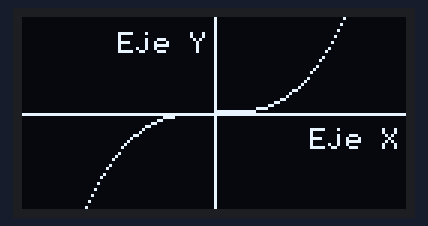
A sketch run on a simulated Arduino Uno, built with avr-gcc and run on an emulated ATmega328P. On the bench: 128×64 one-colour display. At 0.1 s the program stops and its outputs stay as they are.

Above: at 0.2 s.

The sketch:

E5_PantallaSSD1306.ino
```cpp
//Grafica de la función f(x)=x^3

#include <Wire.h> //Agrega la comunicacion I2C
#include <Adafruit_GFX.h> //Librería gráfica general de pantallas Adafruit
#include <Adafruit_SSD1306.h> //Librería de la pantalla SSD1306

#define ANCHO 128 //Define el alto y el ancho de la pantalla
#define ALTO 64

Adafruit_SSD1306 display(ANCHO, ALTO, &Wire, -1);  //Crea la pantalla

void setup() {
  Serial.begin(9600); //Iniciamos la comunicación serial

  if(!display.begin(SSD1306_SWITCHCAPVCC,0x3C)){
    Serial.println(F("No se encuentra la pantalla OLED"));
    for (;;) ;
  }

  display.clearDisplay(); //Limpia la pantalla
  display.display();
}

void Ejes(){ //Función que dibuja los ejes X y Y
  display.drawLine(0, ALTO / 2, ANCHO, ALTO / 2, SSD1306_WHITE); // Eje X
  display.drawLine(ANCHO / 2, 0, ANCHO / 2, ALTO, SSD1306_WHITE); // Eje Y

  //Etiquetas de los ejes
  display.setTextSize(1); //Tamaño del texto
  display.setTextColor(SSD1306_WHITE); //Color del texto
  display.setCursor(ANCHO-32,ALTO/2+5); //Posicion del texto
  display.print("Eje X"); //Imprime texto
  display.setCursor(ANCHO/2-32,5); //Posicion del texto
  display.print("Eje Y"); //Imprime texto
}

void Graficar() { //Función que dibuja la gráfica
  float scale=0.02; //Escala para adaptarse al tamaño de la pantalla
  float x, y; //Variables de los ejes coordenados

  display.setTextColor(SSD1306_WHITE); //Color del texto

  for (int i=-ANCHO/2; i<ANCHO/2; i++) {
    x=i*scale;
    y=x*x*x; // Función f(x)=x^3

    //Mapea las coordenadas a la pantalla
    int x_OLED=(int)(x/scale+ANCHO/2);
    int y_OLED=(int)(-y/scale+ALTO/2);

    display.drawPixel(x_OLED, y_OLED, SSD1306_WHITE); //Dibuja la gráfica
  }
}

void loop() {
  display.clearDisplay(); //Limpia la pantalla
  Ejes(); //Dibuja los ejes X y Y
  Graficar(); //Grafica la función f(x)=x^3
  display.display();
  while(true){ }
}
```
